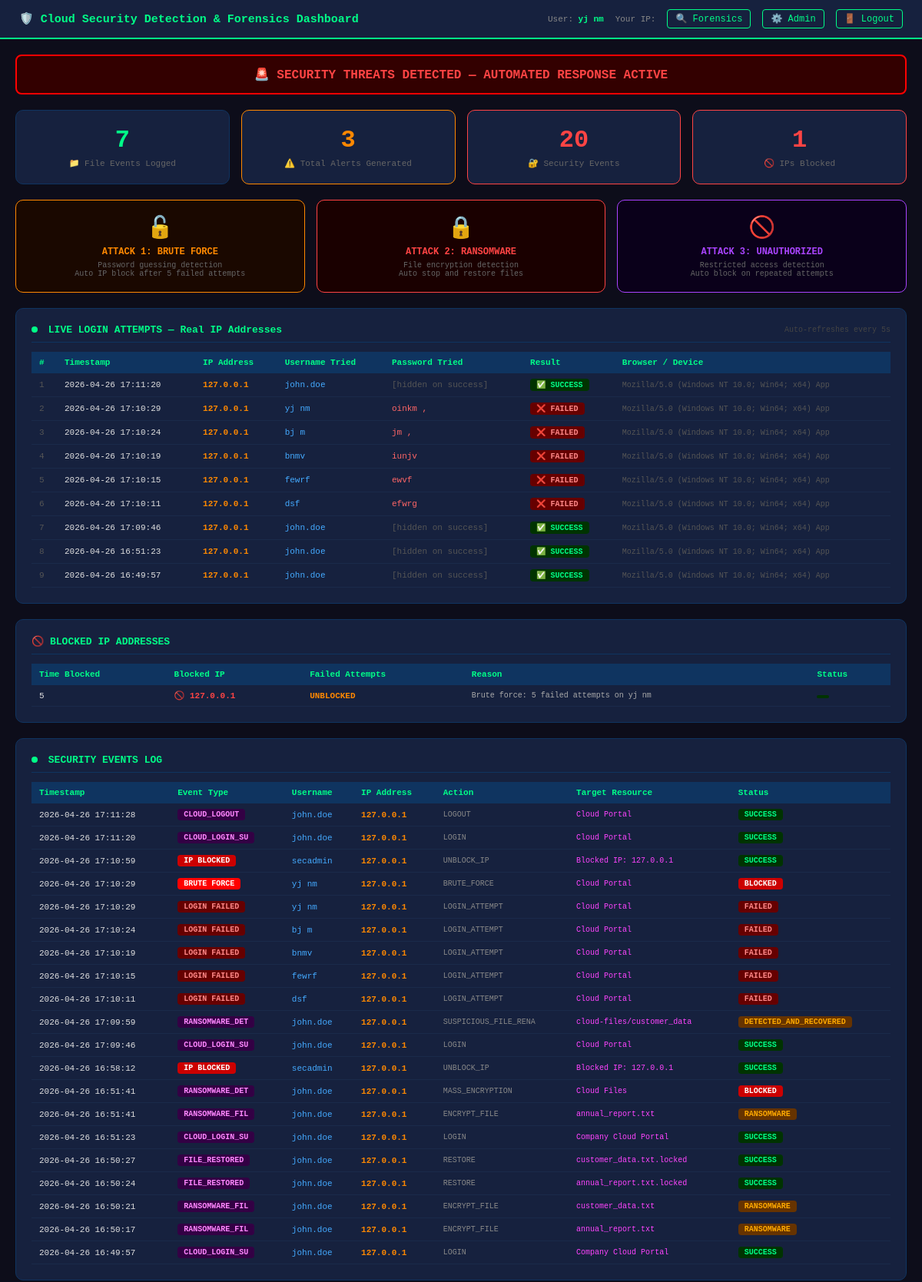
Screenshot of /dashboard (signed in, upper part) with the database file from the repository.
### tables this page shows
CREATE TABLE login_attempts (
            id INTEGER PRIMARY KEY AUTOINCREMENT,
            ip_address TEXT, username TEXT,
            password_tried TEXT, timestamp TEXT,
            success INTEGER DEFAULT 0, user_agent TEXT
        );

CREATE TABLE blocked_ips (
            id INTEGER PRIMARY KEY AUTOINCREMENT,
            ip_address TEXT UNIQUE,
            reason TEXT, blocked_at TEXT,
            attempt_count INTEGER,
            status TEXT DEFAULT "BLOCKED"
        );

CREATE TABLE security_events (
            id INTEGER PRIMARY KEY AUTOINCREMENT,
            timestamp TEXT, event_type TEXT,
            username TEXT, ip_address TEXT,
            action TEXT, target_resource TEXT,
            status TEXT, details TEXT
        );

### app.py (the view)
@app.route('/dashboard')
def security_dashboard():
    if 'sec_admin' not in session:
        return redirect(url_for('sec_login'))
    stats = get_db_stats()
    return render_template(
        'dashboard.html',
        stats=stats,
        current_user=session.get('sec_admin'),
        login_time=session.get('sec_login_time', 'Unknown')
    )

### templates/dashboard.html (shortened to what this page needs)
<!DOCTYPE html>
<html>
<head>
</head>
<body>
<div class="navbar">
    <h1>🛡️ Cloud Security Detection & Forensics Dashboard</h1>
    <div class="navbar-right">
        <span class="user-info">
            User: <strong>{{ current_user }}</strong>
        </span>
        <span class="user-info">
            Your IP: <strong style="color:#ff8800">{{ current_ip }}</strong>
        </span>
        <a href="/forensics">🔍 Forensics</a>
        <a href="/admin">⚙️ Admin</a>
        <a href="/logout">🚪 Logout</a>
    </div>
</div>
<div class="content">
    <div class="status-bar
        {% if stats.system_status == 'THREATS_DETECTED' %}
            status-danger
        {% else %}
            status-safe
        {% endif %}
    ">
        {% if stats.system_status == 'THREATS_DETECTED' %}
            🚨 SECURITY THREATS DETECTED — AUTOMATED RESPONSE ACTIVE
        {% else %}
            ✅ ALL SYSTEMS NORMAL — MONITORING ACTIVE — NO THREATS DETECTED
        {% endif %}
    </div>
    <div class="stats-grid">
        <div class="stat-card">
            <div class="stat-num">{{ stats.total_file_logs }}</div>
            <div class="stat-label">📁 File Events Logged</div>
        </div>
        <div class="stat-card warning">
            <div class="stat-num orange">{{ stats.total_alerts }}</div>
            <div class="stat-label">⚠️ Total Alerts Generated</div>
        </div>
        <div class="stat-card danger">
            <div class="stat-num red">{{ stats.total_security_events }}</div>
            <div class="stat-label">🔐 Security Events</div>
        </div>
        <div class="stat-card danger">
            <div class="stat-num red">{{ stats.total_blocked }}</div>
            <div class="stat-label">🚫 IPs Blocked</div>
        </div>
    </div>
    <div class="attack-grid">
        <div class="attack-box box-bf">
            <div class="attack-icon">🔓</div>
            <h3 style="color:#ff8800">ATTACK 1: BRUTE FORCE</h3>
            <p class="attack-desc">
                Password guessing detection<br>
                Auto IP block after {{ 5 }} failed attempts
            </p>
        </div>
        <div class="attack-box box-rs">
            <div class="attack-icon">🔒</div>
            <h3 style="color:#ff4444">ATTACK 2: RANSOMWARE</h3>
            <p class="attack-desc">
                File encryption detection<br>
                Auto stop and restore files
            </p>
        </div>
        <div class="attack-box box-ua">
            <div class="attack-icon">🚫</div>
            <h3 style="color:#aa44ff">ATTACK 3: UNAUTHORIZED</h3>
            <p class="attack-desc">
                Restricted access detection<br>
                Auto block on repeated attempts
            </p>
        </div>
    </div>
    <div class="section">
        <div class="section-header">
            <h2>
                <span class="live-dot"></span>
                LIVE LOGIN ATTEMPTS — Real IP Addresses
            </h2>
            <span class="refresh-info">Auto-refreshes every 5s</span>
        </div>
        {% if stats.login_attempts %}
        <table>
            <tr>
                <th>#</th>
                <th>Timestamp</th>
                <th>IP Address</th>
                <th>Username Tried</th>
                <th>Password Tried</th>
                <th>Result</th>
                <th>Browser / Device</th>
            </tr>
            {% for attempt in stats.login_attempts %}
            <tr>
                <td style="color:#555">{{ loop.index }}</td>
                <td>{{ attempt[4] }}</td>
                <td class="ip-orange">{{ attempt[1] }}</td>
                <td class="ip-blue">{{ attempt[2] }}</td>
                <td style="color:
                    {% if attempt[5] == 1 %}#555
                    {% else %}#ff6666{% endif %}
                ">
                    {% if attempt[5] == 1 %}
                        [hidden on success]
                    {% else %}
                        {{ attempt[3] }}
                    {% endif %}
                </td>
                <td>
                    {% if attempt[5] == 1 %}
                        <span class="badge b-success">✅ SUCCESS</span>
                    {% else %}
                        <span class="badge b-fail">❌ FAILED</span>
                    {% endif %}
                </td>
                <td style="font-size:10px; color:#555">
                    {{ attempt[6][:45] if attempt[6] else 'Unknown' }}
                </td>
            </tr>
            {% endfor %}
        </table>
        {% endif %}
    </div>
    <div class="section">
        <div class="section-header">
            <h2>🚫 BLOCKED IP ADDRESSES</h2>
        </div>
        {% if stats.blocked_ips %}
        <table>
            <tr>
                <th>Time Blocked</th>
                <th>Blocked IP</th>
                <th>Failed Attempts</th>
                <th>Reason</th>
                <th>Status</th>
            </tr>
            {% for ip_row in stats.blocked_ips %}
            <tr>
                <td>{{ ip_row[4] }}</td>
                <td class="ip-red">🚫 {{ ip_row[1] }}</td>
                <td style="color:#ff8800; font-weight:bold">
                    {{ ip_row[5] }}
                </td>
                <td style="font-size:10px; color:#aaa">
                    {{ ip_row[2][:55] }}
                </td>
                <td>
                    <span class="badge
                        {% if ip_row[6] == 'BLOCKED' %}b-block
                        {% else %}b-success{% endif %}
                    ">
                    </span>
                </td>
            </tr>
            {% endfor %}
        </table>
        {% else %}
        <div class="no-data">
            No IPs blocked yet.<br>
            Try 5 wrong passwords from any device
            to see automatic IP blocking in action.
        </div>
        {% endif %}
    </div>
    <div class="section">
        <div class="section-header">
            <h2>
                <span class="live-dot"></span>
                SECURITY EVENTS LOG
            </h2>
        </div>
        {% if stats.recent_security_events %}
        <table>
            <tr>
                <th>Timestamp</th>
                <th>Event Type</th>
                <th>Username</th>
                <th>IP Address</th>
                <th>Action</th>
                <th>Target Resource</th>
                <th>Status</th>
            </tr>
            {% for event in stats.recent_security_events %}
            <tr>
                <td>{{ event[1] }}</td>
                <td>
                    {% if 'BRUTE_FORCE' in event[2] %}
                        <span class="badge b-detect">BRUTE FORCE</span>
                    {% elif event[2] == 'LOGIN_FAILED' %}
                        <span class="badge b-fail">LOGIN FAILED</span>
                    {% elif event[2] == 'LOGIN_SUCCESS' %}
                        <span class="badge b-success">LOGIN OK</span>
                    {% elif 'UNAUTHORIZED' in event[2] %}
                        <span class="badge b-warn">UNAUTHORIZED</span>
                    {% elif 'BLOCKED' in event[2] %}
                        <span class="badge b-block">IP BLOCKED</span>
                    {% elif 'PRIVILEGE' in event[2] %}
                        <span class="badge b-deny">PRIV ESCALATION</span>
                    {% else %}
                        <span class="badge b-deny">
                            {{ event[2][:14] }}
                        </span>
                    {% endif %}
                </td>
                <td class="ip-blue">{{ event[3] }}</td>
                <td class="ip-orange">{{ event[4] }}</td>
                <td style="font-size:10px; color:#888">
                    {{ event[5][:20] }}
                </td>
                <td class="ip-purple" style="font-size:10px">
                    {{ event[6][:25] }}
                </td>
                <td>
                    <span class="badge
                        {% if event[7] == 'BLOCKED' %}b-block
                        {% elif event[7] == 'FAILED' %}b-fail
                        {% elif event[7] == 'SUCCESS' %}b-success
                        {% elif event[7] == 'DENIED' %}b-deny
                        {% else %}b-warn{% endif %}
                    ">{{ event[7] }}</span>
                </td>
            </tr>
            {% endfor %}
        </table>
        {% else %}
        <div class="no-data">
            No security events yet.<br>
            Start testing attacks to see events appear here.
        </div>
        {% endif %}
    </div>
</div>
</body>
</html>

### templates/dashboard.html (style rules this page uses)
* { box-sizing: border-box; margin: 0; padding: 0; }
body { font-family: 'Courier New', monospace; background: #0d0d1a; color: #e0e0e0; }
.navbar { background: #16213e; padding: 12px 25px; display: flex; justify-content: space-between; align-items: center; border-bottom: 2px solid #00ff88; position: sticky; top: 0; z-index: 100; }
.navbar h1 { color: #00ff88; font-size: 15px; }
.navbar-right { font-size: 12px; color: #888; display: flex; align-items: center; gap: 15px; }
.navbar a { color: #00ff88; text-decoration: none; font-size: 12px; border: 1px solid #00ff88; padding: 4px 10px; border-radius: 4px; }
.content { padding: 20px; }
.status-bar { padding: 14px 20px; border-radius: 8px; text-align: center; font-weight: bold; font-size: 16px; margin-bottom: 20px; }
.status-danger { background: #330000; border: 2px solid #ff0000; color: #ff4444; animation: blink 1s infinite; }
.stats-grid { display: grid; grid-template-columns: repeat(4, 1fr); gap: 15px; margin-bottom: 20px; }
.stat-card { background: #16213e; border: 1px solid #0f3460; border-radius: 10px; padding: 20px; text-align: center; }
.stat-card.danger { border-color: #ff4444; }
.stat-card.warning { border-color: #ff8800; }
.stat-num { font-size: 32px; font-weight: bold; color: #00ff88; }
.stat-num.red { color: #ff4444; }
.stat-num.orange { color: #ff8800; }
.stat-label { font-size: 11px; color: #666; margin-top: 5px; }
.attack-grid { display: grid; grid-template-columns: repeat(3, 1fr); gap: 15px; margin-bottom: 20px; }
.attack-box { border-radius: 10px; padding: 18px; text-align: center; }
.box-bf { background: #1a0800; border: 1px solid #ff8800; }
.box-rs { background: #1a0000; border: 1px solid #ff4444; }
.box-ua { background: #0a001a; border: 1px solid #aa44ff; }
.attack-box h3 { font-size: 12px; margin: 8px 0 5px; }
.attack-icon { font-size: 28px; }
.attack-desc { font-size: 10px; color: #666; }
.section { background: #16213e; border: 1px solid #0f3460; border-radius: 10px; padding: 20px; margin-bottom: 20px; }
.section-header { display: flex; justify-content: space-between; align-items: center; margin-bottom: 12px; padding-bottom: 8px; border-bottom: 1px solid #0f3460; }
.section h2 { color: #00ff88; font-size: 13px; }
.live-dot { display: inline-block; width: 8px; height: 8px; background: #00ff88; border-radius: 50%; margin-right: 6px; animation: pulse 1.5s infinite; }
table { width: 100%; border-collapse: collapse; font-size: 11px; }
th { background: #0f3460; padding: 8px 10px; text-align: left; color: #00ff88; font-size: 11px; }
td { padding: 7px 10px; border-bottom: 1px solid #1a2a4a; vertical-align: middle; }
.badge { display: inline-block; padding: 2px 8px; border-radius: 4px; font-size: 10px; font-weight: bold; }
.b-fail { background: #660000; color: #ff8888; }
.b-success { background: #003300; color: #00ff88; }
.b-block { background: #cc0000; color: white; }
.b-warn { background: #663300; color: #ffaa00; }
.b-deny { background: #330044; color: #ff88ff; }
.b-detect { background: #ff0000; color: white; }
.ip-orange { color: #ff8800; font-weight: bold; }
.ip-blue { color: #44aaff; }
.ip-purple { color: #ff44ff; }
.ip-red { color: #ff4444; font-weight: bold; }
.refresh-info { font-size: 10px; color: #444; text-align: right; }
.user-info { font-size: 11px; }
.user-info strong { color: #00ff88; }

### rows the page displays
login_attempts: timestamp "2026-04-26 17:11:20", ip_address "127.0.0.1", username "john.doe", success "[hidden on success]", user_agent "Mozilla/5.0 (Windows NT 10.0; Win64; x64) App"
login_attempts: timestamp "2026-04-26 17:10:29", ip_address "127.0.0.1", username "yj nm", password_tried "oinkm ,", success "❌ FAILED", user_agent "Mozilla/5.0 (Windows NT 10.0; Win64; x64) App"
login_attempts: timestamp "2026-04-26 17:10:24", ip_address "127.0.0.1", username "bj m", password_tried "jm ,", success "❌ FAILED", user_agent "Mozilla/5.0 (Windows NT 10.0; Win64; x64) App"
login_attempts: timestamp "2026-04-26 17:10:19", ip_address "127.0.0.1", username "bnmv", password_tried "iunjv", success "❌ FAILED", user_agent "Mozilla/5.0 (Windows NT 10.0; Win64; x64) App"
login_attempts: timestamp "2026-04-26 17:10:15", ip_address "127.0.0.1", username "fewrf", password_tried "ewvf", success "❌ FAILED", user_agent "Mozilla/5.0 (Windows NT 10.0; Win64; x64) App"
login_attempts: timestamp "2026-04-26 17:10:11", ip_address "127.0.0.1", username "dsf", password_tried "efwrg", success "❌ FAILED", user_agent "Mozilla/5.0 (Windows NT 10.0; Win64; x64) App"
login_attempts: timestamp "2026-04-26 17:09:46", ip_address "127.0.0.1", username "john.doe", success "[hidden on success]", user_agent "Mozilla/5.0 (Windows NT 10.0; Win64; x64) App"
login_attempts: timestamp "2026-04-26 16:51:23", ip_address "127.0.0.1", username "john.doe", success "[hidden on success]", user_agent "Mozilla/5.0 (Windows NT 10.0; Win64; x64) App"
login_attempts: timestamp "2026-04-26 16:49:57", ip_address "127.0.0.1", username "john.doe", success "[hidden on success]", user_agent "Mozilla/5.0 (Windows NT 10.0; Win64; x64) App"
blocked_ips: attempt_count "5", ip_address "127.0.0.1", status "UNBLOCKED", reason "Brute force: 5 failed attempts on yj nm"
security_events: timestamp "2026-04-26 17:11:28", event_type "CLOUD_LOGOUT", username "john.doe", ip_address "127.0.0.1", action "LOGOUT", target_resource "Cloud Portal", status "SUCCESS"
security_events: timestamp "2026-04-26 17:11:20", event_type "CLOUD_LOGIN_SU", username "john.doe", ip_address "127.0.0.1", action "LOGIN", target_resource "Cloud Portal", status "SUCCESS"
security_events: timestamp "2026-04-26 17:10:59", shows "IP BLOCKED", username "secadmin", ip_address "127.0.0.1", action "UNBLOCK_IP", target_resource "Blocked IP: 127.0.0.1", status "SUCCESS"
security_events: timestamp "2026-04-26 17:10:29", shows "BRUTE FORCE", username "yj nm", ip_address "127.0.0.1", action "BRUTE_FORCE", target_resource "Cloud Portal", status "BLOCKED"
security_events: timestamp "2026-04-26 17:10:29", event_type "LOGIN FAILED", username "yj nm", ip_address "127.0.0.1", action "LOGIN_ATTEMPT", target_resource "Cloud Portal", status "FAILED"
security_events: timestamp "2026-04-26 17:10:24", event_type "LOGIN FAILED", username "bj m", ip_address "127.0.0.1", action "LOGIN_ATTEMPT", target_resource "Cloud Portal", status "FAILED"
security_events: timestamp "2026-04-26 17:10:19", event_type "LOGIN FAILED", username "bnmv", ip_address "127.0.0.1", action "LOGIN_ATTEMPT", target_resource "Cloud Portal", status "FAILED"
security_events: timestamp "2026-04-26 17:10:15", event_type "LOGIN FAILED", username "fewrf", ip_address "127.0.0.1", action "LOGIN_ATTEMPT", target_resource "Cloud Portal", status "FAILED"
security_events: timestamp "2026-04-26 17:10:11", event_type "LOGIN FAILED", username "dsf", ip_address "127.0.0.1", action "LOGIN_ATTEMPT", target_resource "Cloud Portal", status "FAILED"
security_events: timestamp "2026-04-26 17:09:59", event_type "RANSOMWARE_DET", username "john.doe", ip_address "127.0.0.1", action "SUSPICIOUS_FILE_RENA", target_resource "cloud-files/customer_data", status "DETECTED_AND_RECOVERED"
security_events: timestamp "2026-04-26 17:09:46", event_type "CLOUD_LOGIN_SU", username "john.doe", ip_address "127.0.0.1", action "LOGIN", target_resource "Cloud Portal", status "SUCCESS"
security_events: timestamp "2026-04-26 16:58:12", shows "IP BLOCKED", username "secadmin", ip_address "127.0.0.1", action "UNBLOCK_IP", target_resource "Blocked IP: 127.0.0.1", status "SUCCESS"
security_events: timestamp "2026-04-26 16:51:41", event_type "RANSOMWARE_DET", username "john.doe", ip_address "127.0.0.1", action "MASS_ENCRYPTION", target_resource "Cloud Files", status "BLOCKED"
security_events: timestamp "2026-04-26 16:51:41", event_type "RANSOMWARE_FIL", username "john.doe", ip_address "127.0.0.1", action "ENCRYPT_FILE", target_resource "annual_report.txt", status "RANSOMWARE"
security_events: timestamp "2026-04-26 16:51:23", event_type "CLOUD_LOGIN_SU", username "john.doe", ip_address "127.0.0.1", action "LOGIN", target_resource "Company Cloud Portal", status "SUCCESS"
security_events: timestamp "2026-04-26 16:50:27", event_type "FILE_RESTORED", username "john.doe", ip_address "127.0.0.1", action "RESTORE", target_resource "customer_data.txt.locked", status "SUCCESS"
security_events: timestamp "2026-04-26 16:50:24", event_type "FILE_RESTORED", username "john.doe", ip_address "127.0.0.1", action "RESTORE", target_resource "annual_report.txt.locked", status "SUCCESS"
security_events: timestamp "2026-04-26 16:50:21", event_type "RANSOMWARE_FIL", username "john.doe", ip_address "127.0.0.1", action "ENCRYPT_FILE", target_resource "customer_data.txt", status "RANSOMWARE"
security_events: timestamp "2026-04-26 16:50:17", event_type "RANSOMWARE_FIL", username "john.doe", ip_address "127.0.0.1", action "ENCRYPT_FILE", target_resource "annual_report.txt", status "RANSOMWARE"
security_events: timestamp "2026-04-26 16:49:57", event_type "CLOUD_LOGIN_SU", username "john.doe", ip_address "127.0.0.1", action "LOGIN", target_resource "Company Cloud Portal", status "SUCCESS"

### other values shown
{{ current_user }} "yj nm"
{{ stats.total_file_logs }} "7"
{{ stats.total_alerts }} "3"
{{ stats.total_security_events }} "20"
{{ stats.total_blocked }} "1"
{{ 5 }} "5"
